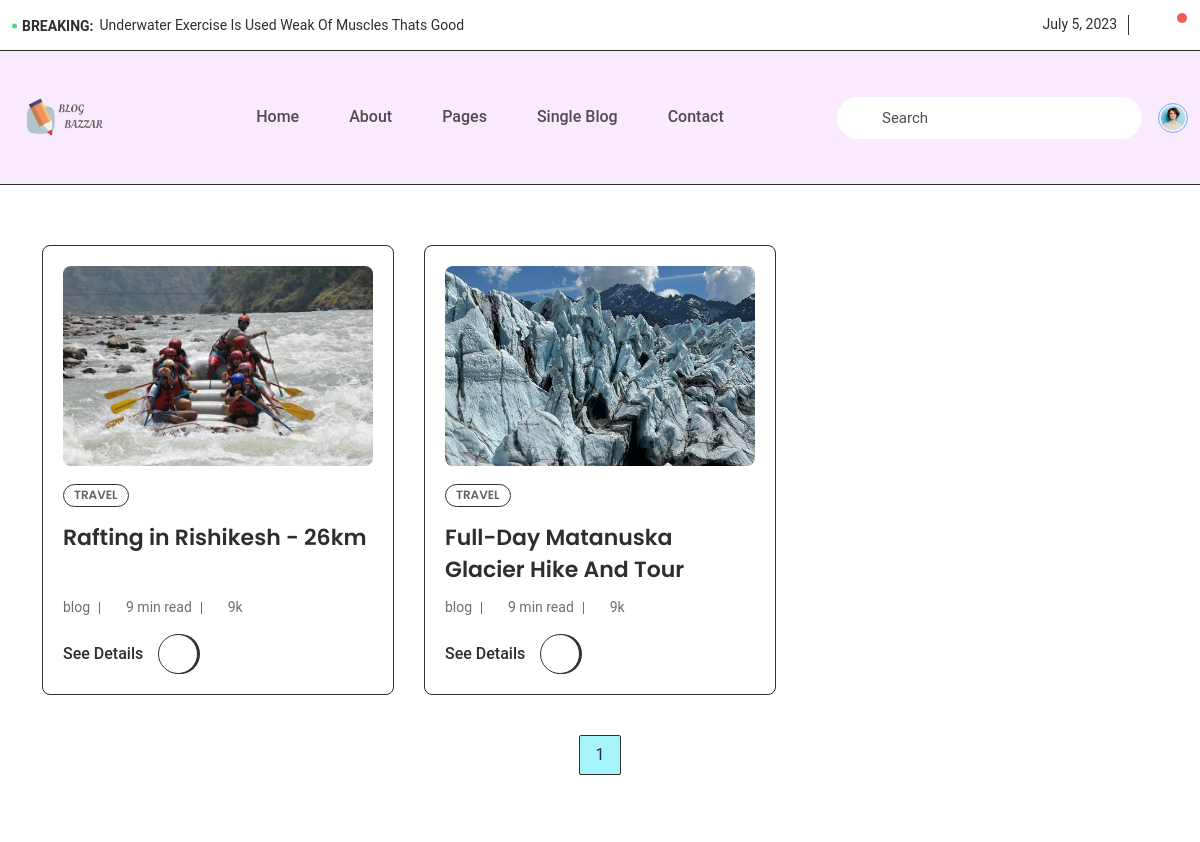
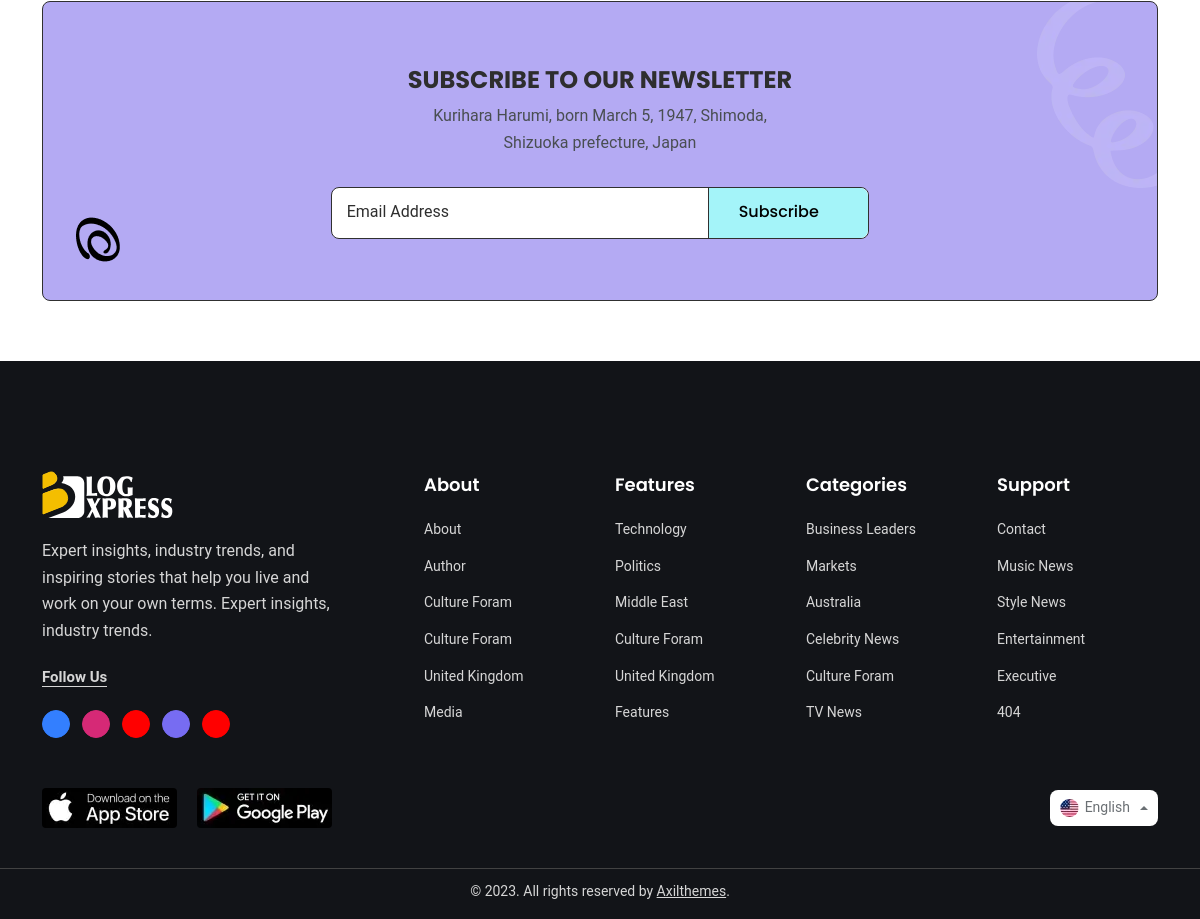
Screenshot of /blog/category/travel/ with the database file from the repository (2 pictures, top to bottom).
### blog_app/models.py (models this page shows)
class Post(models.Model):
    title = models.CharField(max_length=255)
    content = models.TextField()
    category = models.ForeignKey(Category, on_delete=models.CASCADE)
    image=models.ImageField(upload_to='images/')
    created_at = models.DateTimeField(auto_now_add=True)
    updated_at = models.DateTimeField(auto_now=True)
    author = models.ForeignKey(User, on_delete=models.CASCADE)
    clicks = models.IntegerField(default=0, blank=True)

class Category(models.Model):
    name = models.CharField(max_length=255)
    slug = models.SlugField(unique=True)

### blog_app/views.py (the view, shortened to what this page needs)
# urls.py: path('blog/category/<slug:category_slug>/', views.post_list_by_category, name='post_list_by_category_paginated'),
def post_list_by_category(request, category_slug):
    category = get_object_or_404(Category, slug=category_slug)
    posts = Post.objects.filter(category=category)
    page_number = request.GET.get('page', 1)
    paginator = Paginator(posts, 9)
    page_obj = paginator.get_page(page_number)
    for post in page_obj.object_list:
      post.author_name = 'Admin' if request.session.get('user') == 'admin' else post.author.username
    for post in posts:
        print('POST IMAGE', post.image.url)  # Print the image URL
    image_urls = [post.image.url for post in posts]
    context = {
        'posts': page_obj.object_list,  # Use page_obj.object_list instead of posts
        'category': category,
        'image_urls': image_urls,
        'page_obj':page_obj,
        'url_path': request.path  # Pass the URL path to the template
    }
    for i in posts:
        print(i.author.username)
    return render(request, 'postlist_by_category.html', context)

### blog_app/templates/postlist_by_category.html (shortened to what this page needs)
        {% extends 'base.html' %}
        {% load static %}
        {% block nav %}
        <section class="archive-wrap-layout-3 space-top-60 bg-color-light-1 transition-default">
            <div class="container">
                <div class="row g-3">
                    {% for post in posts %}
                    <div class="col-xl-4 col-md-6 col-12">
                        <div class="animated-border border-style-large transition-default">
                            <div class="animation-child post-box-layout18 box-border-dark-1 radius-default padding-20 bg-color-light-1 transition-default">
                                <div class="figure-holder radius-default" style="display: flex; justify-content: center; align-items: center;">
                                    {% if post.image %}
                                    <a class=""><img src="{{ post.image.url }}"style="display: block; width: 500px; height: 200px; object-fit: cover;"  alt="Post"></a>
                                    {% else %}
                                     <p>No image available</p>
                                     {% endif %}
                                </div>
                                <div class="content-holder">
                                    <div class="entry-category style-2 color-dark-1-fixed">
                                        <ul>
                                            <li>
                                                <a href="{% url 'post_list_by_category_paginated' category.slug  %}">{{ category.name }}</a>
                                            </li>
                                        </ul>
                                    </div>
                                    <h3 class="entry-title color-dark-1 underline-animation"><a class="link-wrap">{{ post.title }}</a></h3>
                                    <ul class="entry-meta color-dark-1">
                                        <li class="post-author">
                                            <a>
                                                {{ post.author_name }}
                                            </a>
                                        </li>
                                        <li>
                                            <i class="regular-clock-circle"></i>9 min read
                                        </li>
                                        <li>
                                            <i class="regular-eye"></i>9k
                                        </li>
                                    </ul>
                                    <a href="{% url 'post_details' post.category.slug post.id %}" class="btn-text color-dark-1 mt-3">See Details<span class="icon-holder"><i class="regular-arrow-right"></i></span></a>
                                </div>
                            </div>
                        </div>
                    </div>
                    {% endfor %}
                </div>
            </div>
                    <div class="template-pagination pagination-center">
                        <ul>
                            {% if page_obj.has_previous %}
                                <li><a href="{% url 'post_list_by_category_paginated' category.slug %}?page={{ page_obj.previous_page_number }}">Prev</a></li>
                            {% else %}
                                <li class="disabled"></li>
                            {% endif %}
                            {% for page in page_obj.paginator.page_range %}
                                {% if page >= page_obj.number|add:-1 and page <= page_obj.number|add:1 %}
                                    <li {% if page == page_obj.number %}class="selected"{% endif %}>
                                        <a href="{% url 'post_list_by_category_paginated' category.slug %}?page={{ page }}">{{ page }}</a>
                                    </li>
                                {% endif %}
                            {% endfor %}
                            {% if page_obj.has_next %}
                                <li><a href="{% url 'post_list_by_category_paginated' category.slug %}?page={{ page_obj.next_page_number }}">Next</a></li>
                            {% else %}
                                <li class="disabled"></li>
                            {% endif %}
                        </ul>
                    </div>
            </section>
                    {% endblock nav %}

### rows the page displays
Post: image (picture), title "Rafting in Rishikesh - 26km", author_name "blog"
Category: name "TRAVEL"
Post: image (picture), title "Full-Day Matanuska Glacier Hike And Tour", author_name "blog"

### other values shown
{{ page }} "1"
